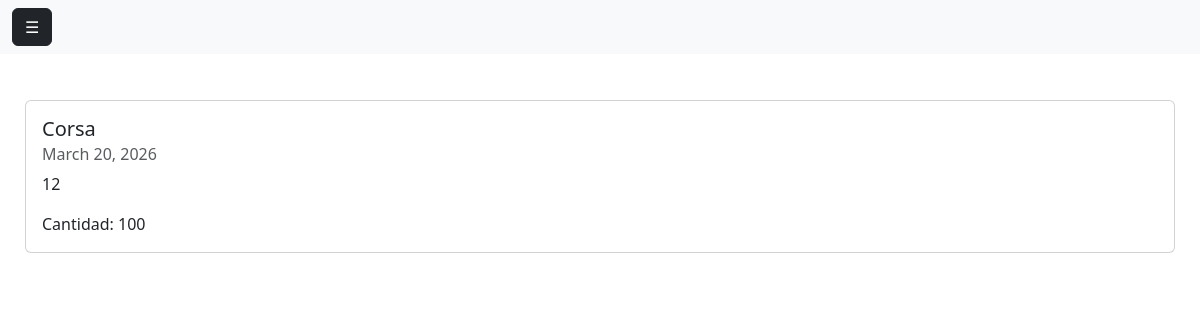
Before: / with the older database file.
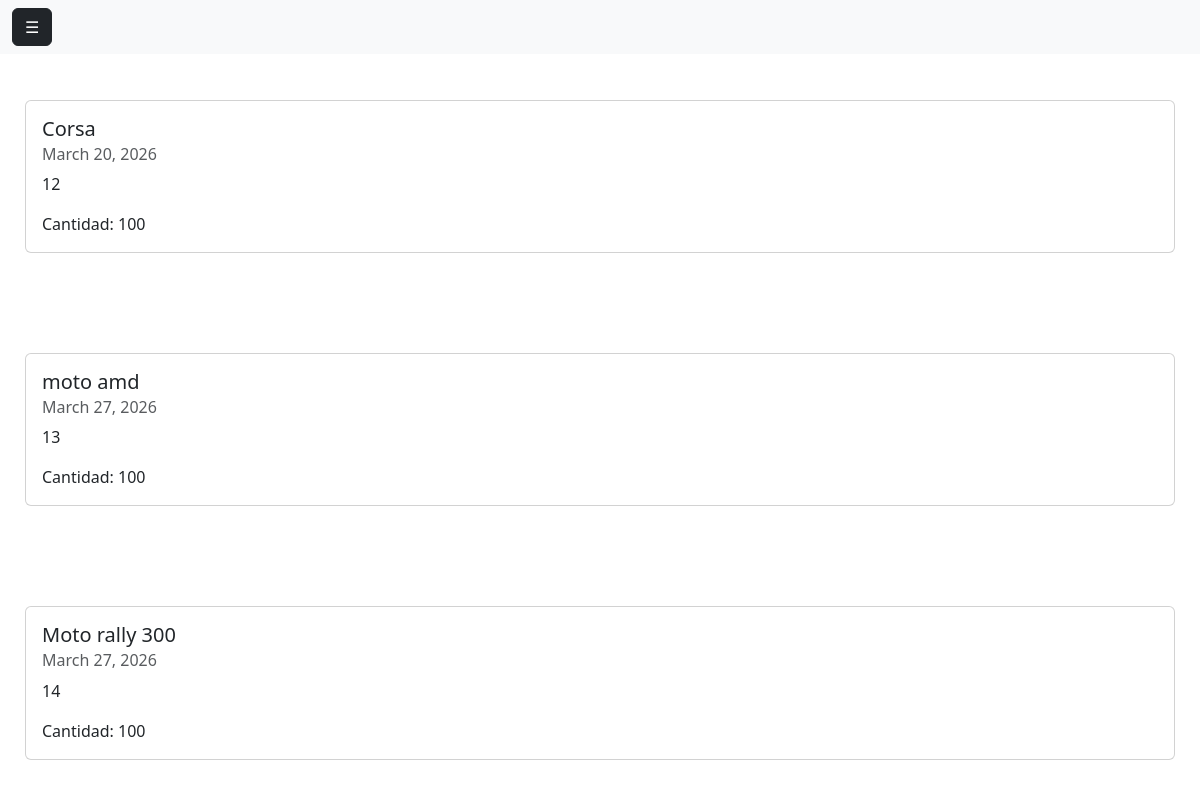
After: the same page with the newer database file.
### App/Rifas/models.py (models this page shows, shortened)
class Rifa(models.Model):
    id_rifa=models.AutoField(primary_key=True)
    Nom_rifa=models.CharField(max_length=50)
    cant_tickets=models.IntegerField(null=False)
    fecha_creacion=models.DateField(auto_now_add=True)
    estado_rifa=models.CharField(max_length=20)
    fecha_Sorteo=models.DateField(null=False)
    premio=models.CharField(max_length=100,null=False)
    lote_rige=models.CharField(max_length=50,null=False)
    precio_ticket=models.DecimalField(max_digits=10, decimal_places=2,null=False)

### App/Rifas/views.py (the view)
# urls.py: path('',views.inicio, name='inicio_rifa'),#lo coloque yo
def inicio(request):
        rifasDBB= Rifa.objects.all()
        return render(request, 'index.html', {
                "Rifas":rifasDBB
        })

### App/Rifas/templates/index.html
{% extends 'plantilla.html' %}
{% load static %}
{% block contenido %}
    {%for rifa in Rifas %}
        <a href="{% url 'rifa_selec' rifa.id_rifa %}" class="text-decoration-none">
            <div class="card" style="margin-top:100px; margin-left: 25px; margin-right: 25px;">
                <div class="card-body">
                    <h5 class="card-title">{{rifa.Nom_rifa}}</h5>
                    <h6 class="card-subtitle mb-2 text-muted">{{rifa.fecha_creacion}}</h6>
                    <p class="card-text">{{rifa.id_rifa}}</p>
                    <p class="card-text">Cantidad: {{rifa.cant_tickets}}</p>
                </div>
            </div>
        </a>
    {% endfor%}
{% endblock contenido%}

### App/Rifas/templates/plantilla.html (shortened to what this page needs)
{% load static %}
<!DOCTYPE html>
<html lang="en">
<head>
     <link href="https://cdn.jsdelivr.net/npm/bootstrap@5.3.8/dist/css/bootstrap.min.css" rel="stylesheet">
    <link href="https://getbootstrap.com/docs/5.3/assets/css/docs.css" rel="stylesheet">
    <link rel="stylesheet" href="{% static 'css/style.css' %}"/>
</head>
<body>
    <nav class="navbar bg-body-tertiary fixed-top">
        <div class="container-fluid">
            <button class="btn btn-dark" type="button" data-bs-toggle="offcanvas" data-bs-target="#offcanvasNavbar" aria-controls="" aria-label="Toggle navigation">
                ☰
            </button>
        </div>
    </nav>
    <main>
        {% block contenido %}{% endblock contenido%}
    </main>
</body>
</html>

Changed rows visible on the page:
added Rifa: Nom_rifa "moto amd", fecha_creacion "March 27, 2026", id_rifa "13", cant_tickets "100"
added Rifa: Nom_rifa "Moto rally 300", fecha_creacion "March 27, 2026", id_rifa "14", cant_tickets "100"
